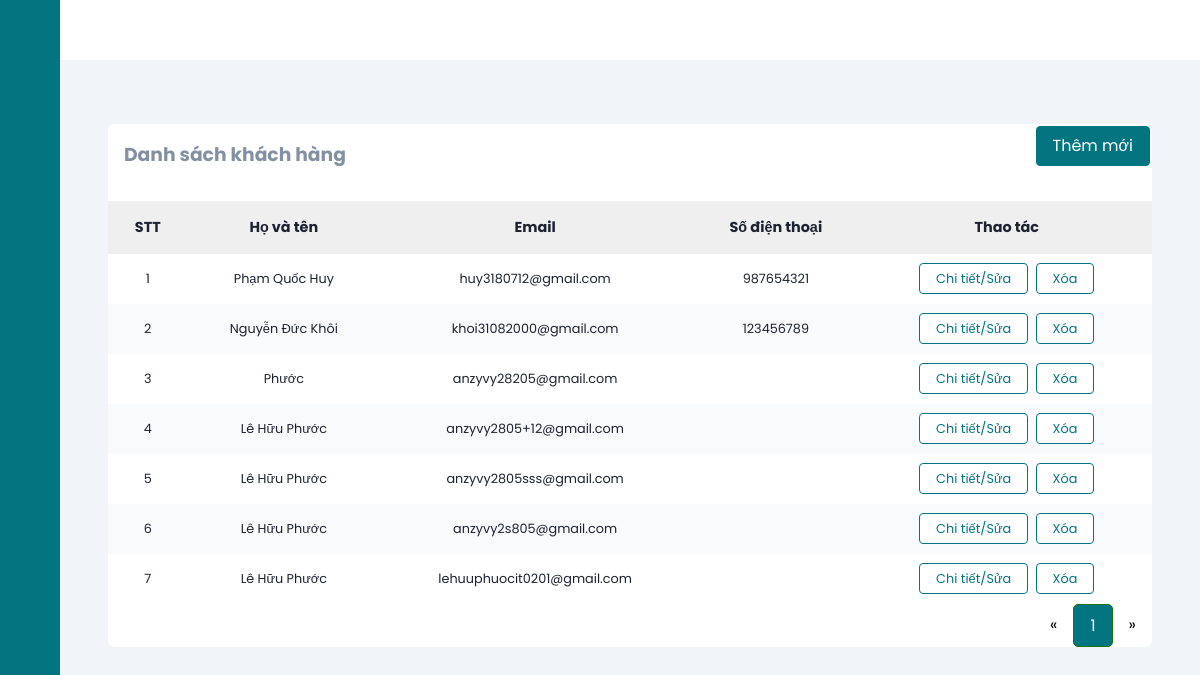
Before: /userManage (signed in) with the older database file.
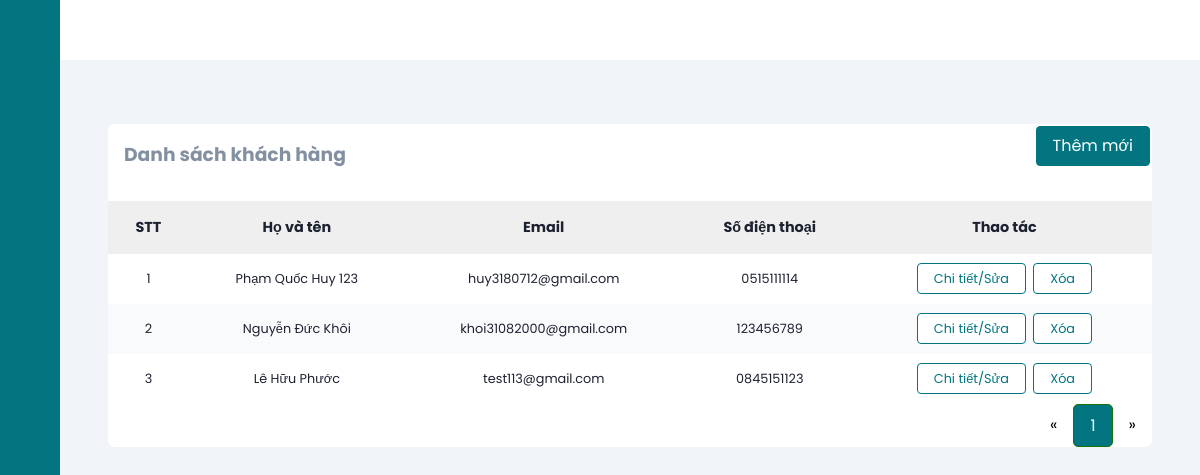
After: the same page with the newer database file.
### tables this page shows
CREATE TABLE `users` (
  `id` int(11) NOT NULL,
  `fullName` varchar(255) NOT NULL,
  `email` varchar(255) NOT NULL,
  `dob` date NOT NULL,
  `address` varchar(500) NOT NULL,
  `password` varchar(255) NOT NULL,
  `roleId` int(11) NOT NULL,
  `status` tinyint(1) NOT NULL,
  `captcha` varchar(50) DEFAULT NULL,
  `isConfirmed` tinyint(4) NOT NULL DEFAULT 0,
  `phone` varchar(11) NOT NULL,
  `provinceId` varchar(5) NOT NULL,
  `districtId` varchar(5) NOT NULL,
  `wardId` varchar(5) NOT NULL,
  `delete_flg` int(11) DEFAULT 0
);

### mvc/core/ControllerBase.php (called while the page is built, shortened)
<?php
class ControllerBase{
    public function view($view, $data=[]){
        require_once "./mvc/views/".$view.".php";
    }
}
?>

### mvc/controllers/UserManage.php (called while the page is built, shortened)
<?php
class UserManage extends ControllerBase
{
    public function index($page = 1)
    {
        $user = $this->model("UserManageModel");
        $userList = ($user->getAllAdmin($page['page'] ?? 1))->fetch_all(MYSQLI_ASSOC);
        $countPaging = $user->getCountPaging(8);
        $this->view("admin/userList", [
            "headTitle" => "Quản lý khách hàng",
            "adminList" => $userList,
            'countPaging'=>$countPaging
        ]);
    }
}

### mvc/core/App.php (called while the page is built, shortened)
<?php
class App
{
    protected $action = "Index";
    function __construct()
    {
        $arr = $this->UrlProcess();
        if (file_exists("./mvc/controllers/" . $arr[0] . ".php")) {
            unset($arr[0]);
        }
        $this->controller = new $this->controller;
        $this->params = $arr ? array_values($arr) : [];
        array_push($this->params, $_GET);
        call_user_func_array([$this->controller, $this->action], $this->params);
    }
    function UrlProcess()
    {
        if (isset($_GET["url"])) {
            return explode("/", filter_var(trim($_GET["url"], "/")));
        }
    }
}

### index.php (called while the page is built, shortened)
<?php
$myApp = new App();
?>

### mvc/core/DB.php (called while the page is built, shortened)
<?php
class DB{
    private static $instance = null;
    protected $servername = "localhost";
    protected $username = "root";
    protected $password = "";
    private function __construct(){
        $this->con = mysqli_connect($this->servername, $this->username, $this->password);
    }
    public static function getInstance()
    {
      if(!self::$instance)
      {
        self::$instance = new DB();
      }
      return self::$instance;
    }
}
?>

### mvc/models/UserManageModel.php (called while the page is built, shortened)
<?php
class UserManageModel
{
    private static $instance = null;
    public static function getInstance()
    {
        if (!self::$instance) {
            self::$instance = new UserManageModel();
        }
        return self::$instance;
    }
    public function getAllAdmin($page = 1, $total = 8)
    {
        $tmp = ($page - 1) * $total;
        $db = DB::getInstance();
        $sql = "SELECT * FROM users where roleID = 2 and delete_flg = 0 LIMIT $tmp,$total";
        $result = mysqli_query($db->con, $sql);
        return $result;
    }
}

### mvc/views/admin/userList.php (the view, shortened to what the changed rows need)
<?php require APP_ROOT . '/views/admin/inc/head.php'; ?>
<body>
    <div class="main-content">
        <main>
            <section class="recent">
                <div class="activity-grid">
                    <div class="activity-card">
                        <div class="table-responsive">
                            <table>
                                <thead>
                                    <tr>
                                        <th>STT</th>
                                        <th>Họ và tên</th>
                                        <th>Email</th>
                                        <th>Số điện thoại</th>
                                        <th>Thao tác</th>
                                    </tr>
                                </thead>
                                <tbody>
                                    <?php
                                    $count = 0;
                                    foreach ($data['adminList'] as $key => $value) {
                                    ?>
                                        <tr>
                                            <td><?= ++$count ?></td>
                                            <td><?= $value['fullName'] ?></td>
                                            <td><?= $value['email'] ?></td>
                                            <td><?= $value['phone'] ?></td>
                                            <td>
                                                <a class="button-normal" href="<?= URL_ROOT . '/userManage/edit/' . $value['id'] ?>">Chi tiết/Sửa</a>
                                                <a class="button-normal" href="<?= URL_ROOT . '/userManage/delete/' . $value['id'] ?>">Xóa</a>
                                            </td>
                                        </tr>
                                    <?php }
                                    ?>
                                </tbody>
                            </table>
                        </div>
                        <div class="pagination">
                            <a href="<?= URL_ROOT ?>/userManage?page=<?= (isset($_GET['page'])) ? (($_GET['page'] <= 1) ? 1 : $_GET['page'] - 1) : 1 ?>">&laquo;</a>
                            <?php
                            for ($i = 1; $i <= $data['countPaging']; $i++) {
                                if (isset($_GET['page'])) {
                                    if ($i == $_GET['page']) { ?>
                                        <a class="active" href="<?= URL_ROOT ?>/userManage?page=<?= $i ?>"><?= $i ?></a>
                                    <?php } else { ?>
                                        <a href="<?= URL_ROOT ?>/userManage?page=<?= $i ?>"><?= $i ?></a>
                                    <?php  }
                                } else {
                                    if ($i == 1) { ?>
                                        <a class="active" href="<?= URL_ROOT ?>/userManage?page=<?= $i ?>"><?= $i ?></a>
                                    <?php  } else { ?>
                                        <a href="<?= URL_ROOT ?>/userManage?page=<?= $i ?>"><?= $i ?></a>
                                    <?php   } ?>
                                <?php  } ?>
                            <?php }
                            ?>
                            <a href="<?= URL_ROOT ?>/userManage?page=<?= (isset($_GET['page'])) ? ($_GET['page'] == $data['countPaging'] ? $_GET['page'] : $_GET['page'] + 1) : 2 ?>">&raquo;</a>
                        </div>
                    </div>
                </div>
            </section>
        </main>
    </div>
</body>
</html>

Changed rows visible on the page:
no longer on this page (row edited): users: fullName "Phước", email "anzyvy28205@gmail.com"
removed users: fullName "Lê Hữu Phước", email "anzyvy2805+12@gmail.com"
no longer on this page (row edited): users: fullName "Lê Hữu Phước", email "anzyvy2805sss@gmail.com"
no longer on this page (row edited): users: fullName "Lê Hữu Phước", email "anzyvy2s805@gmail.com"
no longer on this page (row edited): users: fullName "Lê Hữu Phước", email "lehuuphuocit0201@gmail.com"
changed users "huy3180712@gmail.com": fullName "Phạm Quốc Huy" → "Phạm Quốc Huy 123"; phone "987654321" → "0515111114"
added users: fullName "Lê Hữu Phước", email "test113@gmail.com", phone "0845151123"
